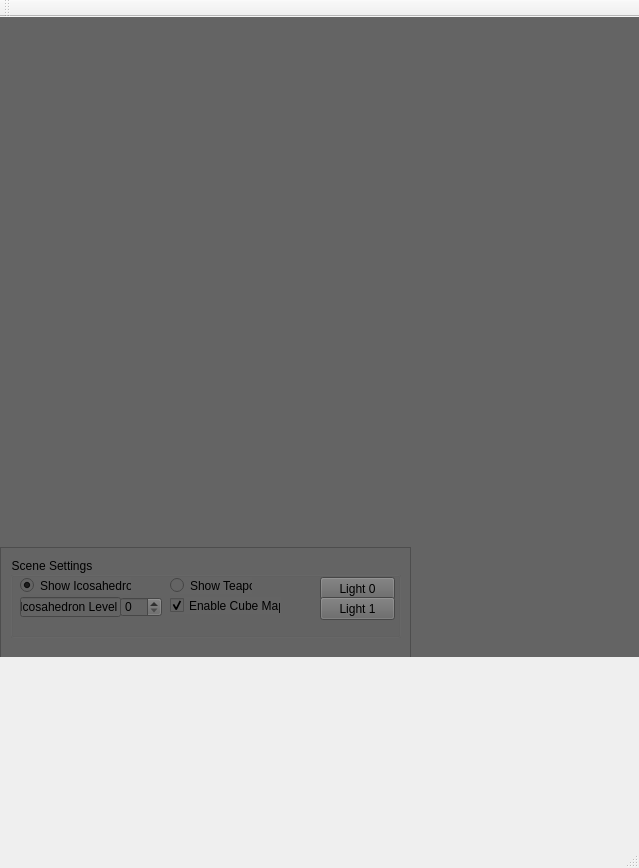
<?xml version="1.0" encoding="UTF-8"?>
<ui version="4.0">
 <class>QTWidgetsTestingClass</class>
 <widget class="QMainWindow" name="QTWidgetsTestingClass">
  <property name="geometry">
   <rect>
    <x>0</x>
    <y>0</y>
    <width>639</width>
    <height>868</height>
   </rect>
  </property>
  <property name="windowTitle">
   <string>QTWidgetsTesting</string>
  </property>
  <widget class="QWidget" name="centralWidget">
   <widget class="QViewport" name="viewport" native="true">
    <property name="geometry">
     <rect>
      <x>0</x>
      <y>0</y>
      <width>640</width>
      <height>640</height>
     </rect>
    </property>
    <property name="autoFillBackground">
     <bool>false</bool>
    </property>
    <property name="styleSheet">
     <string notr="true">background-color: rgb(100,100,100)</string>
    </property>
    <widget class="QFrame" name="frame_2">
     <property name="geometry">
      <rect>
       <x>0</x>
       <y>530</y>
       <width>411</width>
       <height>111</height>
      </rect>
     </property>
     <property name="autoFillBackground">
      <bool>false</bool>
     </property>
     <property name="frameShape">
      <enum>QFrame::StyledPanel</enum>
     </property>
     <property name="frameShadow">
      <enum>QFrame::Raised</enum>
     </property>
     <widget class="QGroupBox" name="groupBox">
      <property name="geometry">
       <rect>
        <x>10</x>
        <y>10</y>
        <width>391</width>
        <height>81</height>
       </rect>
      </property>
      <property name="autoFillBackground">
       <bool>false</bool>
      </property>
      <property name="title">
       <string>Scene Settings</string>
      </property>
      <widget class="QRadioButton" name="radioButton_2">
       <property name="geometry">
        <rect>
         <x>10</x>
         <y>20</y>
         <width>111</width>
         <height>17</height>
        </rect>
       </property>
       <property name="text">
        <string>Show Icosahedron</string>
       </property>
       <property name="checked">
        <bool>true</bool>
       </property>
      </widget>
      <widget class="QLineEdit" name="icosLevelLabel">
       <property name="geometry">
        <rect>
         <x>10</x>
         <y>40</y>
         <width>101</width>
         <height>20</height>
        </rect>
       </property>
       <property name="text">
        <string> Icosahedron Level</string>
       </property>
      </widget>
      <widget class="QSpinBox" name="icosLevel">
       <property name="geometry">
        <rect>
         <x>110</x>
         <y>40</y>
         <width>42</width>
         <height>20</height>
        </rect>
       </property>
       <property name="suffix">
        <string/>
       </property>
       <property name="maximum">
        <number>4</number>
       </property>
      </widget>
      <widget class="QRadioButton" name="radioButton">
       <property name="geometry">
        <rect>
         <x>160</x>
         <y>20</y>
         <width>82</width>
         <height>17</height>
        </rect>
       </property>
       <property name="text">
        <string>Show Teapot</string>
       </property>
      </widget>
      <widget class="QCheckBox" name="checkBox">
       <property name="geometry">
        <rect>
         <x>160</x>
         <y>40</y>
         <width>111</width>
         <height>17</height>
        </rect>
       </property>
       <property name="text">
        <string>Enable Cube Map</string>
       </property>
       <property name="checked">
        <bool>true</bool>
       </property>
      </widget>
      <widget class="QPushButton" name="light0">
       <property name="geometry">
        <rect>
         <x>310</x>
         <y>20</y>
         <width>75</width>
         <height>23</height>
        </rect>
       </property>
       <property name="text">
        <string>Light 0</string>
       </property>
      </widget>
      <widget class="QPushButton" name="light1">
       <property name="geometry">
        <rect>
         <x>310</x>
         <y>40</y>
         <width>75</width>
         <height>23</height>
        </rect>
       </property>
       <property name="text">
        <string>Light 1</string>
       </property>
      </widget>
     </widget>
    </widget>
   </widget>
  </widget>
  <widget class="QMenuBar" name="menuBar">
   <property name="geometry">
    <rect>
     <x>0</x>
     <y>0</y>
     <width>639</width>
     <height>21</height>
    </rect>
   </property>
  </widget>
  <widget class="QToolBar" name="mainToolBar">
   <attribute name="toolBarArea">
    <enum>TopToolBarArea</enum>
   </attribute>
   <attribute name="toolBarBreak">
    <bool>false</bool>
   </attribute>
  </widget>
  <widget class="QStatusBar" name="statusBar"/>
 </widget>
 <layoutdefault spacing="6" margin="11"/>
 <customwidgets>
  <customwidget>
   <class>QViewport</class>
   <extends>QWidget</extends>
   <header>QViewport.h</header>
   <container>1</container>
  </customwidget>
 </customwidgets>
 <resources>
  <include location="QTWidgetsTesting.qrc"/>
 </resources>
 <connections>
  <connection>
   <sender>icosLevel</sender>
   <signal>valueChanged(int)</signal>
   <receiver>QTWidgetsTestingClass</receiver>
   <slot>icosLevel(int)</slot>
   <hints>
    <hint type="sourcelabel">
     <x>135</x>
     <y>623</y>
    </hint>
    <hint type="destinationlabel">
     <x>89</x>
     <y>747</y>
    </hint>
   </hints>
  </connection>
  <connection>
   <sender>light0</sender>
   <signal>pressed()</signal>
   <receiver>QTWidgetsTestingClass</receiver>
   <slot>onLight0()</slot>
   <hints>
    <hint type="sourcelabel">
     <x>373</x>
     <y>618</y>
    </hint>
    <hint type="destinationlabel">
     <x>415</x>
     <y>753</y>
    </hint>
   </hints>
  </connection>
  <connection>
   <sender>light1</sender>
   <signal>pressed()</signal>
   <receiver>QTWidgetsTestingClass</receiver>
   <slot>onLight1()</slot>
   <hints>
    <hint type="sourcelabel">
     <x>325</x>
     <y>635</y>
    </hint>
    <hint type="destinationlabel">
     <x>437</x>
     <y>810</y>
    </hint>
   </hints>
  </connection>
  <connection>
   <sender>checkBox</sender>
   <signal>toggled(bool)</signal>
   <receiver>QTWidgetsTestingClass</receiver>
   <slot>cubeMapCheckBox(bool)</slot>
   <hints>
    <hint type="sourcelabel">
     <x>199</x>
     <y>626</y>
    </hint>
    <hint type="destinationlabel">
     <x>202</x>
     <y>730</y>
    </hint>
   </hints>
  </connection>
  <connection>
   <sender>radioButton_2</sender>
   <signal>toggled(bool)</signal>
   <receiver>QTWidgetsTestingClass</receiver>
   <slot>icosRadio(bool)</slot>
   <hints>
    <hint type="sourcelabel">
     <x>68</x>
     <y>602</y>
    </hint>
    <hint type="destinationlabel">
     <x>51</x>
     <y>698</y>
    </hint>
   </hints>
  </connection>
  <connection>
   <sender>radioButton</sender>
   <signal>toggled(bool)</signal>
   <receiver>QTWidgetsTestingClass</receiver>
   <slot>teapotRadio(bool)</slot>
   <hints>
    <hint type="sourcelabel">
     <x>238</x>
     <y>605</y>
    </hint>
    <hint type="destinationlabel">
     <x>248</x>
     <y>810</y>
    </hint>
   </hints>
  </connection>
 </connections>
 <slots>
  <slot>icosRadio(bool)</slot>
  <slot>teapotRadio(bool)</slot>
  <slot>icosLevel(int)</slot>
  <slot>cubeMapCheckBox(bool)</slot>
  <slot>onLight0()</slot>
  <slot>onLight2()</slot>
  <slot>onLight1()</slot>
 </slots>
</ui>
